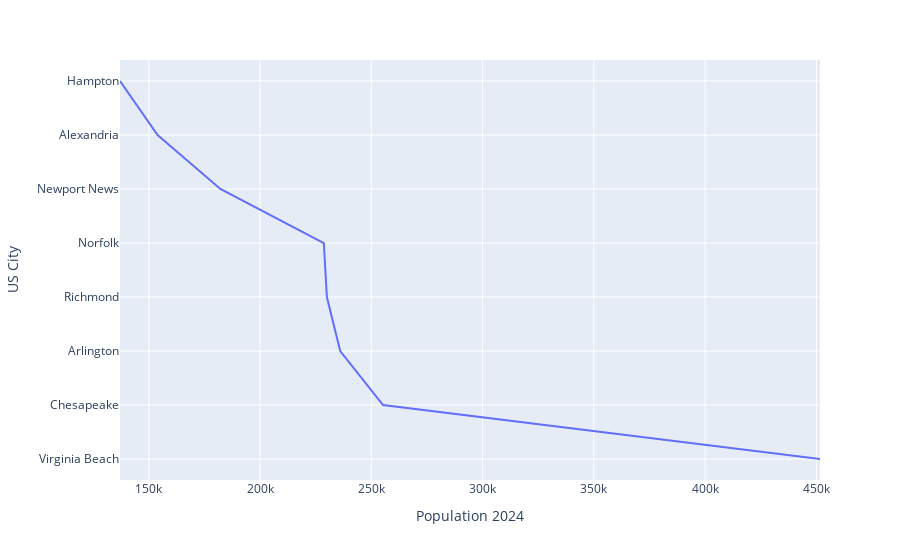

The code cell stored with this chart in its notebook:
### Code cell
msk = df['US State'] == 'Virginia'
px.line(df[msk], x = 'Population 2024', y = 'US City')

### Figure 1 — Plotly figure (JSON) as saved in the notebook; plotly's stock layout.template omitted (floating-point values rounded to 4 significant figures)
{"data": [{"hovertemplate": "Population 2024=%{x}<br>US City=%{y}<extra></extra>", "legendgroup": "", "line": {"color": "#636efa", "dash": "solid"}, "marker": {"symbol": "circle"}, "mode": "lines", "name": "", "orientation": "h", "showlegend": false, "type": "scatter", "x": [451637, 255254, 236007, 230017, 228643, 182141, 153927, 137037], "xaxis": "x", "y": ["Virginia Beach", "Chesapeake", "Arlington", "Richmond", "Norfolk", "Newport News", "Alexandria", "Hampton"], "yaxis": "y"}], "layout": {"legend": {"tracegroupgap": 0}, "margin": {"t": 60}, "xaxis": {"anchor": "y", "domain": [0, 1], "title": {"text": "Population 2024"}}, "yaxis": {"anchor": "x", "domain": [0, 1], "title": {"text": "US City"}}}}
